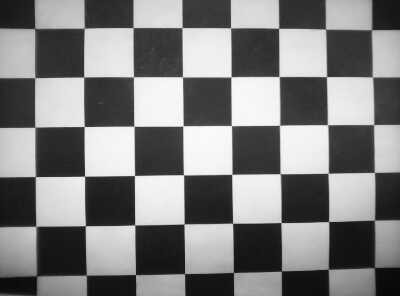
#> input picture coretech/vision/tools/cameraCalibration/example_calibration_images/cozmo_calib_img_0.jpg, 400 x 296 px
$ python plot_calib_points.py example_calibration_images/cozmo_calib_img_0.jpg
#> lines starting #> are read from the running program, lines starting #| are printed output that depends on the picture; after the words box and inside, x2 and y2 are one past the last pixel; in counts of white or black regions, pixels touching at a corner belong together
import cv2
import numpy as np
import sys
import os

import matplotlib.pyplot as plt

from mpl_toolkits.mplot3d import Axes3D

image = cv2.imread(str(sys.argv[1]),0)
#> image is the input picture: shape (296, 400); min 0, max 255, mean 127.4

pts = np.array([
(536.951416,310.802032), (542.886475,263.440674), (494.373688,300.016846), (497.957581,255.157364),
(592.230164,254.729126), (583.374451,298.834595), (641.826721,264.365417), (630.583252,310.350433),
(677.915894,254.888931), (666.661560,298.029083), (727.644104,265.069458), (714.712769,309.452606),
(455.401672,265.602692), (451.913269,312.628815), (483.352936,255.568756), (479.787872,300.163849),
(351.692932,267.151276), (354.372314,314.352997), (388.489960,257.448975), (388.884857,302.190247),
(439.691193,313.115417), (440.583008,265.964294), (404.336487,302.665894), (403.130646,257.745300),
(249.854813,268.885132), (256.193146,315.707214), (293.276855,258.886322), (298.370239,303.809662),
(308.090149,259.656921), (312.704651,304.142944), (338.088715,268.677155), (341.121643,315.712128),
(149.839386,272.091858), (161.510742,318.370026), (198.964035,261.097504), (208.440781,305.355194),
(61.599113,276.166412), (75.595932,320.836365), (111.130974,264.512207), (123.197556,307.565338),
(685.987244,392.875732), (699.574280,349.317657), (636.191345,376.191315), (647.275818,334.470001),
(511.886993,354.343628), (506.867340,397.759552), (536.896057,336.580414), (531.508240,377.674286),
(552.117065,336.438568), (545.732971,378.441711), (602.383667,351.554413), (592.986755,395.563202),
(406.304260,356.128418), (406.033173,399.942688), (439.008179,338.623322), (437.249603,380.657928),
(454.396820,337.685669), (452.439423,379.832642), (497.333923,353.189514), (493.085144,397.829987),
(297.437469,355.920197), (302.469208,400.645569), (339.529114,339.273834), (342.604401,381.828979),
(355.786163,340.386658), (358.229797,382.225616), (390.323029,356.602417), (391.502899,400.764435),
(192.529999,359.365082), (203.507614,402.909668), (241.246307,341.671509), (249.737579,383.517212),
(256.493011,341.022461), (264.798401,383.276947), (282.515137,356.422607), (288.933563,401.477539),
(94.260910,360.235931), (108.736565,403.366608), (146.127808,343.701538), (157.834671,385.391418),
(608.727051,420.847412), (598.297913,459.397125), (661.412842,441.921021), (647.705139,481.926636),
(509.175598,423.780853), (503.676666,462.152222), (557.966919,447.345490), (549.231995,487.145691),
(464.152954,450.167053), (460.326080,490.111450), (493.087524,424.647186), (489.393127,463.460388),
(407.269379,426.523254), (406.990631,464.929688), (447.685455,451.268311), (445.298340,491.348022),
(352.302887,452.768066), (354.964355,492.505859), (390.570312,426.561951), (391.231720,465.498688),
(137.256531,453.032379), (151.197006,492.278168), (189.505005,430.338135), (199.913620,468.539764),
(240.513031,454.177856), (250.304092,493.927917), (287.754486,428.208618), (294.498230,467.060303),
(304.375885,428.720398), (309.937592,467.324829), (335.763947,452.404541), (340.206451,493.486481),
(565.529846,513.070190), (556.901184,547.373901), (617.286133,540.989990), (604.413269,575.137207),
(410.001404,552.579590), (410.259125,586.261963), (445.469940,518.572815), (443.197357,552.942627),
(463.301453,518.379028), (460.173859,552.667725), (509.653076,550.296326), (503.231232,584.121887),
(296.194031,554.080200), (302.196503,588.241882), (340.149475,521.345947), (343.421204,555.726013),
(355.400513,520.713501), (358.499115,555.067200), (393.080353,553.197510), (394.379150,587.433228),
(185.381073,551.717773), (198.882523,585.026245), (235.456375,521.361938), (244.748169,555.241638),
],np.float32)

world_pts = np.array([
[(90.000000, -33.000000, 67.000000), (90.000000, -33.000000, 53.000000), (90.000000, -47.000000, 67.000000), (90.000000, -47.000000, 53.000000)],
[(110.000000, -53.000000, 67.000000), (110.000000, -53.000000, 53.000000), (110.000000, -67.000000, 67.000000), (110.000000, -67.000000, 53.000000)],
[(130.000000, -73.000000, 67.000000), (130.000000, -73.000000, 53.000000), (130.000000, -87.000000, 67.000000), (130.000000, -87.000000, 53.000000)],
[(73.000000, -30.000000, 67.000000), (73.000000, -30.000000, 53.000000), (87.000000, -30.000000, 67.000000), (87.000000, -30.000000, 53.000000)],
[(53.000000, -10.000000, 67.000000), (53.000000, -10.000000, 53.000000), (67.000000, -10.000000, 67.000000), (67.000000, -10.000000, 53.000000)],
[(70.000000, -13.000000, 67.000000), (70.000000, -13.000000, 53.000000), (70.000000, -27.000000, 67.000000), (70.000000, -27.000000, 53.000000)],
[(33.000000, 10.000000, 67.000000), (33.000000, 10.000000, 53.000000), (47.000000, 10.000000, 67.000000), (47.000000, 10.000000, 53.000000)],
[(50.000000, 7.000000, 67.000000), (50.000000, 7.000000, 53.000000), (50.000000, -7.000000, 67.000000), (50.000000, -7.000000, 53.000000)],
[(13.000000, 30.000000, 67.000000), (13.000000, 30.000000, 53.000000), (27.000000, 30.000000, 67.000000), (27.000000, 30.000000, 53.000000)],
[(-7.000000, 50.000000, 67.000000), (-7.000000, 50.000000, 53.000000), (7.000000, 50.000000, 67.000000), (7.000000, 50.000000, 53.000000)],
[(110.000000, -73.000000, 47.000000), (110.000000, -73.000000, 33.000000), (110.000000, -87.000000, 47.000000), (110.000000, -87.000000, 33.000000)],
[(73.000000, -50.000000, 47.000000), (73.000000, -50.000000, 33.000000), (87.000000, -50.000000, 47.000000), (87.000000, -50.000000, 33.000000)],
[(90.000000, -53.000000, 47.000000), (90.000000, -53.000000, 33.000000), (90.000000, -67.000000, 47.000000), (90.000000, -67.000000, 33.000000)],
[(53.000000, -30.000000, 47.000000), (53.000000, -30.000000, 33.000000), (67.000000, -30.000000, 47.000000), (67.000000, -30.000000, 33.000000)],
[(70.000000, -33.000000, 47.000000), (70.000000, -33.000000, 33.000000), (70.000000, -47.000000, 47.000000), (70.000000, -47.000000, 33.000000)],
[(33.000000, -10.000000, 47.000000), (33.000000, -10.000000, 33.000000), (47.000000, -10.000000, 47.000000), (47.000000, -10.000000, 33.000000)],
[(50.000000, -13.000000, 47.000000), (50.000000, -13.000000, 33.000000), (50.000000, -27.000000, 47.000000), (50.000000, -27.000000, 33.000000)],
[(13.000000, 10.000000, 47.000000), (13.000000, 10.000000, 33.000000), (27.000000, 10.000000, 47.000000), (27.000000, 10.000000, 33.000000)],
[(30.000000, 7.000000, 47.000000), (30.000000, 7.000000, 33.000000), (30.000000, -7.000000, 47.000000), (30.000000, -7.000000, 33.000000)],
[(-7.000000, 30.000000, 47.000000), (-7.000000, 30.000000, 33.000000), (7.000000, 30.000000, 47.000000), (7.000000, 30.000000, 33.000000)],
[(90.000000, -73.000000, 27.000000), (90.000000, -73.000000, 13.000000), (90.000000, -87.000000, 27.000000), (90.000000, -87.000000, 13.000000)],
[(70.000000, -53.000000, 27.000000), (70.000000, -53.000000, 13.000000), (70.000000, -67.000000, 27.000000), (70.000000, -67.000000, 13.000000)],
[(53.000000, -50.000000, 27.000000), (53.000000, -50.000000, 13.000000), (67.000000, -50.000000, 27.000000), (67.000000, -50.000000, 13.000000)],
[(50.000000, -33.000000, 27.000000), (50.000000, -33.000000, 13.000000), (50.000000, -47.000000, 27.000000), (50.000000, -47.000000, 13.000000)],
[(33.000000, -30.000000, 27.000000), (33.000000, -30.000000, 13.000000), (47.000000, -30.000000, 27.000000), (47.000000, -30.000000, 13.000000)],
[(-7.000000, 10.000000, 27.000000), (-7.000000, 10.000000, 13.000000), (7.000000, 10.000000, 27.000000), (7.000000, 10.000000, 13.000000)],
[(13.000000, -10.000000, 27.000000), (13.000000, -10.000000, 13.000000), (27.000000, -10.000000, 27.000000), (27.000000, -10.000000, 13.000000)],
[(30.000000, -13.000000, 27.000000), (30.000000, -13.000000, 13.000000), (30.000000, -27.000000, 27.000000), (30.000000, -27.000000, 13.000000)],
[(70.000000, -73.000000, 7.000000), (70.000000, -73.000000, -7.000000), (70.000000, -87.000000, 7.000000), (70.000000, -87.000000, -7.000000)],
[(33.000000, -50.000000, 7.000000), (33.000000, -50.000000, -7.000000), (47.000000, -50.000000, 7.000000), (47.000000, -50.000000, -7.000000)],
[(50.000000, -53.000000, 7.000000), (50.000000, -53.000000, -7.000000), (50.000000, -67.000000, 7.000000), (50.000000, -67.000000, -7.000000)],
[(13.000000, -30.000000, 7.000000), (13.000000, -30.000000, -7.000000), (27.000000, -30.000000, 7.000000), (27.000000, -30.000000, -7.000000)],
[(30.000000, -33.000000, 7.000000), (30.000000, -33.000000, -7.000000), (30.000000, -47.000000, 7.000000), (30.000000, -47.000000, -7.000000)],
[(-7.000000, -10.000000, 7.000000), (-7.000000, -10.000000, -7.000000), (7.000000, -10.000000, 7.000000), (7.000000, -10.000000, -7.000000)],
],np.float32)

# pts = np.array([ (380, 310)], np.float32)

for pt in pts:
        image1 = cv2.circle(image, pt.astype(np.int32), 2, (0,0,255), -1)
#> image: shape (296, 400); 0.11% of pixels changed, all inside (x1, y1, x2, y2) = (59, 255, 391, 279)
cv2.imshow('image', image1)
cv2.waitKey(20000)


fig = plt.figure()
ax = plt.axes(projection='3d')

X = world_pts[:,:,0].flatten()
Y = world_pts[:,:,1].flatten()
Z = world_pts[:,:,2].flatten()
ax = plt.axes(projection='3d')
ax.scatter3D(X, Y, Z)
plt.show()
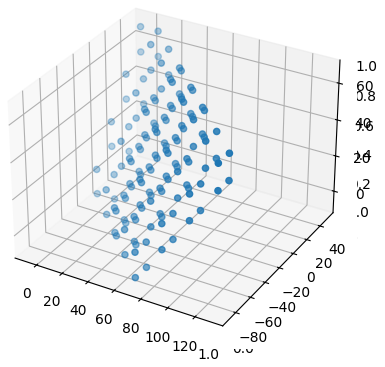
#> figure drawn by matplotlib, 1 panel
